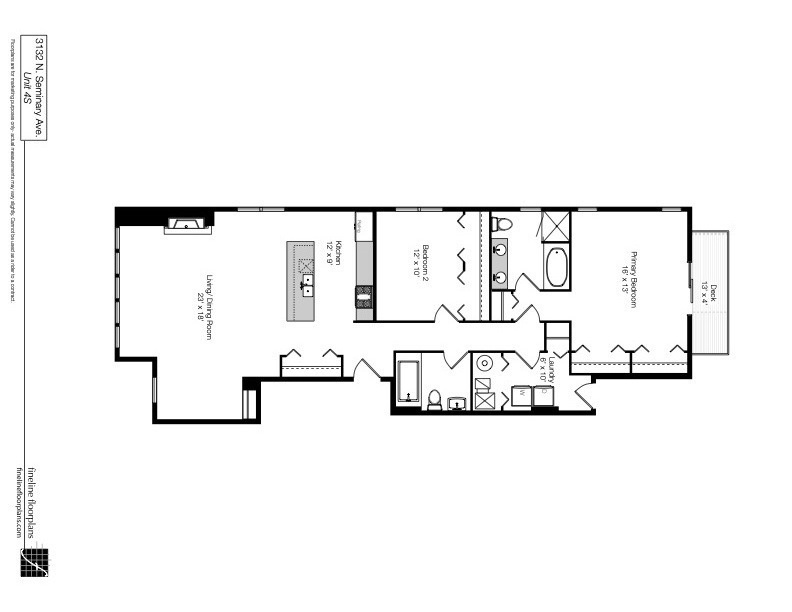
#> input picture images/1600sqft.jpg, 792 x 612 px
$ python FloorPlan.py
#> lines starting #> are read from the running program, lines starting #| are printed output that depends on the picture; after the words box and inside, x2 and y2 are one past the last pixel; in counts of white or black regions, pixels touching at a corner belong together
from PIL import Image, ImageFilter, ImageOps
import numpy as np
import sys
from matplotlib import pyplot as plt
import cv2


class FileLoader:
    CONV_KERNEL = [1, 1, 1,
                   1, -9, 1,
                   1, 1, 1]
    CONV_KERNEL_DIM = (3, 3)

    CV2_KERNEL_ERODE = np.ones((3, 3), np.uint8)
    CV2_KERNEL_DILATE = np.ones((3, 3), np.uint8)

    KERNEL_SCALE = 1
    KERNEL_OFFSET = 2
    DILATE_ITERATIONS = 1
    EROSION_ITERATIONS = 1

    FILTER_STRENGTH = 10
    TEMPLATE_WINDOW_SIZE = 7
    SEARCH_WINDOW_SIZE = 21

    def __init__(self, filename: str) -> None:
#> called with filename = 'images/1600sqft.jpg'
        self.img = Image.open(filename, mode='r').convert("L")
#> self.img is the input picture: PIL image 792x612 L; min 0, max 255, mean 245.3
        self.height, self.width = self.img.height, self.img.width
#> self.height = 612; self.width = 792

    def convolute(self) -> 'FileLoader':
        self.img = self.img.filter(ImageFilter.kernel(
            self.X_dim, self.X, scale=self.KERNEL_SCALE, offset=self.KERNEL_OFFSET))

        return self

    def erode(self) -> 'FileLoader':
        imgCV2 = np.array(self.img.convert("RGB"))[:, :, ::-1].copy()
        eroded = cv2.erode(
            imgCV2, self.CV2_KERNEL_ERODE, iterations=self.EROSION_ITERATIONS)
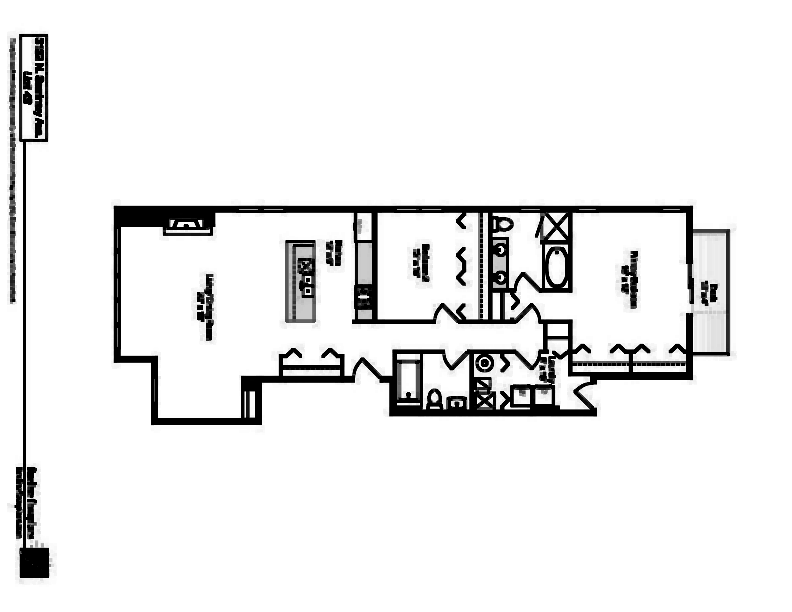
#> eroded: shape (612, 792, 3); min 0, max 255, mean 235.1
        eroded = cv2.cvtColor(eroded, cv2.COLOR_BGR2RGB)
        self.img = Image.fromarray(eroded).convert("L")

        return self

    def dilate(self) -> 'FileLoader':
        imgCV2 = np.array(self.img.convert("RGB"))[:, :, ::-1].copy()
        dilated = cv2.dilate(
            imgCV2, self.CV2_KERNEL_DILATE, iterations=self.DILATE_ITERATIONS)
        dilated = cv2.cvtColor(dilated, cv2.COLOR_BGR2RGB)
        self.img = Image.fromarray(dilated).convert("L")

        return self

    def black_and_white(self, threshold: int = -1) -> 'FileLoader':
#> called with threshold = -1
        if (threshold == -1):
            threshold = np.average(np.array(self.img.getdata()))
#> threshold = 235.1

        self.img = self.img.point(
            lambda x: 255 if x >= threshold else 0, mode="1")
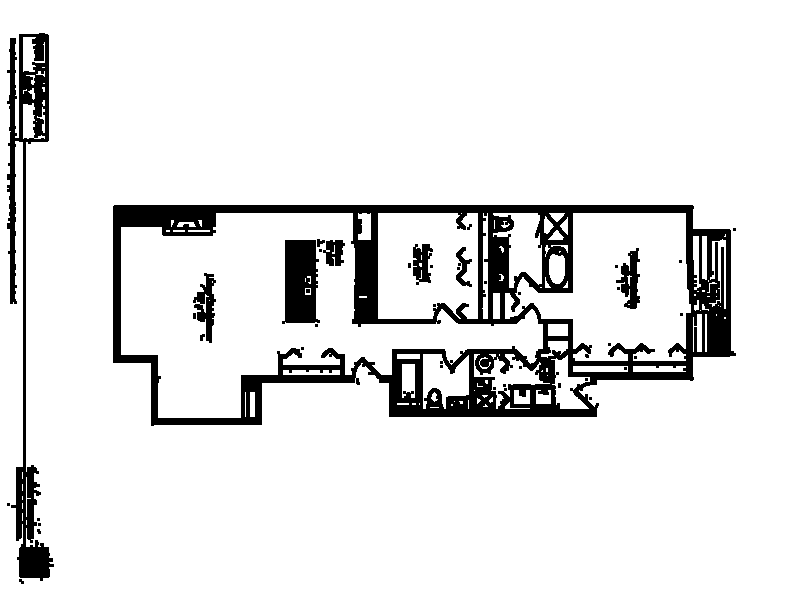
#> self.img: PIL image 792x612 1; 90.2% white; 42 black regions (32 under 20 px), largest, box (x1, y1, x2, y2) and area: (113, 205, 736, 426) 34561, (7, 33, 54, 581) 7161, (282, 240, 320, 324) 2563

        return self

    def sharpen(self) -> 'FileLoader':
        self.img = self.img.filter(ImageFilter.SHARPEN)

        return self

    def denoise(self) -> 'FileLoader':
        imgCV2 = np.array(self.img.convert("RGB"))[:, :, ::-1].copy()
        denoised = []
        denoised = cv2.fastNlMeansDenoising(imgCV2, None, self.FILTER_STRENGTH,
                                            self.TEMPLATE_WINDOW_SIZE, self.SEARCH_WINDOW_SIZE)
        denoised = cv2.cvtColor(denoised, cv2.COLOR_BGR2RGB)
        self.img = Image.fromarray(denoised).convert("L")

        return self

    def get_data(self) -> list:
        data = self.img.getdata()
        matrix = np.array(data).reshape(self.height, -1)
        return list(matrix)

    def get_image(self) -> Image:
        return self.img.copy()


class FloorPlan:

    ANIMATE = False

    def _traverse(self, x, y):
        if self.visited[y][x] != 0:
            return

        if self.matrix[y][x] == 0:

            return

        self.visited[y][x] = 1

        if y < self.height-1:
            # print("went up")
            self._traverse(x, y+1)
            if (x > 1):
                # bottom left
                self._traverse(x-1, y+1)
            if (x < self.width-1):
                # bottom right
                self._traverse(x+1, y+1)
                # right

        if x < self.width-1:
            self._traverse(x+1, y)
        # up
        if y > 1:
            self._traverse(x, y-1)
            if (x > 1):
                # up left
                self._traverse(x-1, y-1)
            if (x < self.width-1):
                # up right
                self._traverse(x+1, y-1)
        # left
        if x > 1:
            self._traverse(x-1, y)

    def __init__(self, matrix: list, scale: int = 10) -> None:
        self.matrix = matrix
        self.scale = scale
        self.width = len(matrix[0])
        self.height = len(matrix)
        self.visited = np.zeros((self.height, self.width), np.int8)

        sys.setrecursionlimit(self.width * self.height)

        self._traverse(0, 0)

        self.pts = []  # list of tuples (x,y)
        for y in range(self.height):
            for x in range(self.width):
                if self.visited[y][x] == 0:
                    self.pts.append((x, y))

    def setScale(self, scale: int) -> int:
        self.scale = scale
        return self.scale

    def getSqft(self) -> int:
        return int(len(self.pts) / self.scale)


filename = "images/1600sqft.jpg"
file = FileLoader(filename)
file.sharpen().erode().black_and_white()
data = file.get_data()
#> data = 612 items
img = file.get_image()
# 1600 - 78
# 1480 - 36
fp = FloorPlan(data, 78)
print(fp.getSqft())
#| 1624
img.show()

x, y = [], []
for row in range(file.height):
    for col in range(file.width):
        if (data[row][col] == 0):
            x.append(col)
            y.append(file.height-row)
#> after the loop, x = 47433 items; y = 47433 items

plt.scatter(x, y, s=1, marker=',', c='#000000')

x, y = [], []
for pt in fp.pts:
    x.append(pt[0])
    y.append(file.height-pt[1])
#> this loop made 126686 passes
#> pt on passes 1 to 3: (39, 33), (40, 33), (41, 33)
#> after the loop, x = 126686 items; y = 126686 items

plt.scatter(x, y, s=1, marker=',', c="#00FF00", alpha=0.2)

plt.show()
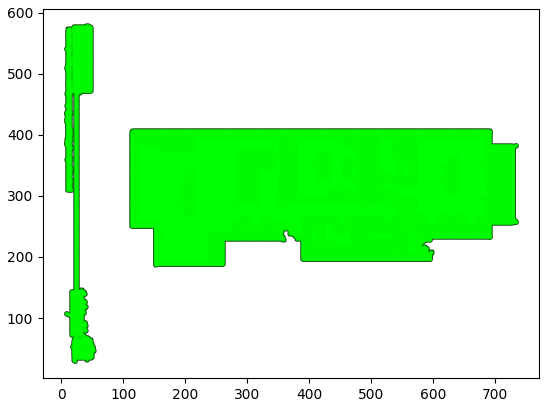
#> figure drawn by matplotlib, 1 panel
